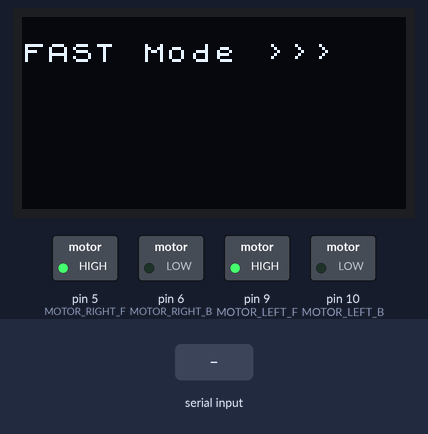
Bench run of a sketch on a simulated Arduino Uno, built with avr-gcc and run on an emulated ATmega328P. Shown: 128×64 one-colour display, switched loads named in the sketch (green lamp = pin HIGH). The inputs (shaded band) are chosen by the test bench. What the sketch prints to the serial monitor is not drawn.

Above: at 4.4 s.
4.5 s: "SLOW\n" received over the second serial link
At 5.7 s:
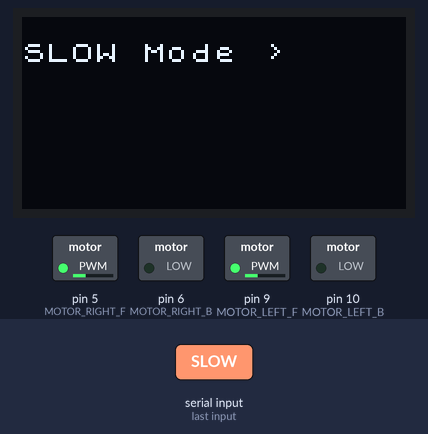
6.0 s: "1\n" received over the second serial link
At 7.2 s:
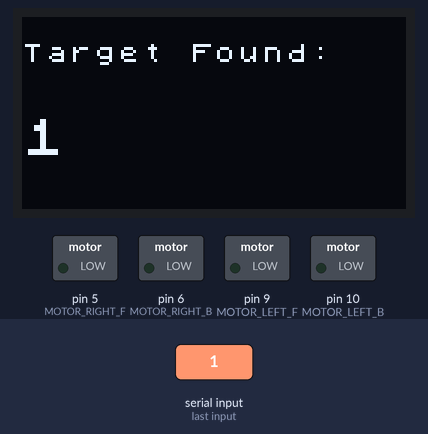
Timing chart, 0 to 9.0 s (numbered marks = the images above; inputs shaded):
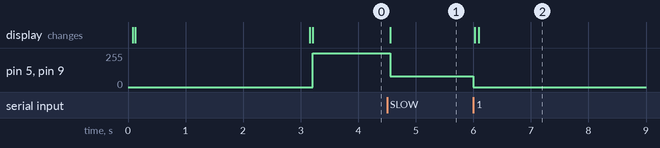

The sketch:

one.ino
```cpp
#include <SoftwareSerial.h>
#include <U8x8lib.h>

// --- 硬件引脚定义 ---
SoftwareSerial OpenMVSerial(A0, A1);
U8X8_SH1106_128X64_NONAME_HW_I2C display(/* reset=*/ U8X8_PIN_NONE);

const int MOTOR_LEFT_F = 9;
const int MOTOR_LEFT_B = 10;
const int MOTOR_RIGHT_F = 5;
const int MOTOR_RIGHT_B = 6;

// --- 速度配置 (根据你的电池微调) ---
const int SPEED_FULL = 255;  // 全速狂奔
const int SPEED_SLOW = 80;   // 减速巡航 (注意不要低于电机的启动死区)

// --- 状态机定义 ---
enum TaskState {
  WAITING_START, // 等待开机
  FAST_FORWARD,  // 全速前进
  SLOW_CRUISE,   // 减速巡航扫码
  TASK_DONE      // 扫码完成，停车显示
};
TaskState currentState = WAITING_START;

String inputString = "";
boolean stringComplete = false;

void setup() {
  Serial.begin(9600);
  OpenMVSerial.begin(9600);

  display.begin();
  display.setPowerSave(0);
  display.setFont(u8x8_font_chroma48medium8_r);

  pinMode(MOTOR_LEFT_F, OUTPUT);
  pinMode(MOTOR_LEFT_B, OUTPUT);
  pinMode(MOTOR_RIGHT_F, OUTPUT);
  pinMode(MOTOR_RIGHT_B, OUTPUT);
  stopCar();

  display.drawString(0, 1, "System Ready");
  display.drawString(0, 3, "3s to RUN...");
  delay(3000);

  // 启动！进入全速模式
  display.clear();
  display.drawString(0, 1, "FAST Mode >>>");
  moveForward(SPEED_FULL);
  currentState = FAST_FORWARD;
}

void loop() {
  // 1. 监听 OpenMV 数据
  while (OpenMVSerial.available()) {
    char inChar = (char)OpenMVSerial.read();
    if (inChar != '\n') {
      inputString += inChar;
    } else {
      inputString.trim();
      stringComplete = true;
    }
  }

  // 2. 状态机响应逻辑
  if (stringComplete) {
    if (currentState == FAST_FORWARD && inputString == "SLOW") {
      // --- 收到预警，立刻减速 ---
      Serial.println("⚠️ 发现二维码轮廓，开始减速巡航...");
      display.drawString(0, 1, "SLOW Mode >  ");
      moveForward(SPEED_SLOW);
      currentState = SLOW_CRUISE;

    }
    else if (currentState == SLOW_CRUISE && inputString != "SLOW") {
      // --- 在减速状态下收到了并非 SLOW 的数据，说明扫码成功 ---
      Serial.print("✅ 扫码完成，数据: ");
      Serial.println(inputString);

      stopCar();

      // OLED 清屏并大字显示结果
      display.clear();
      display.drawString(0, 1, "Target Found:");
      display.draw2x2String(0, 4, inputString.c_str());

      currentState = TASK_DONE;
    }

    // 清空缓存，准备接下一次数据
    inputString = "";
    stringComplete = false;
  }
}

// --- 核心调速运动函数 ---
void moveForward(int speed) {
  speed = constrain(speed, 0, 255);
  analogWrite(MOTOR_LEFT_F, speed);
  analogWrite(MOTOR_LEFT_B, 0);
  analogWrite(MOTOR_RIGHT_F, speed);
  analogWrite(MOTOR_RIGHT_B, 0);
}

void stopCar() {
  analogWrite(MOTOR_LEFT_F, 0);
  analogWrite(MOTOR_LEFT_B, 0);
  analogWrite(MOTOR_RIGHT_F, 0);
  analogWrite(MOTOR_RIGHT_B, 0);
}
```

Measured:
- after the input at 4.5 s, pin 5 (MOTOR_RIGHT_F), pin 9 (MOTOR_LEFT_F): 255/255 → 80/255 after 0.05 s; the display: changes after 0.05 s (image 1)
- after the input at 6.0 s, pin 5 (MOTOR_RIGHT_F), pin 9 (MOTOR_LEFT_F): 80/255 → 0/255 at once; the display: first changes at once (image 2 shows a later state)
